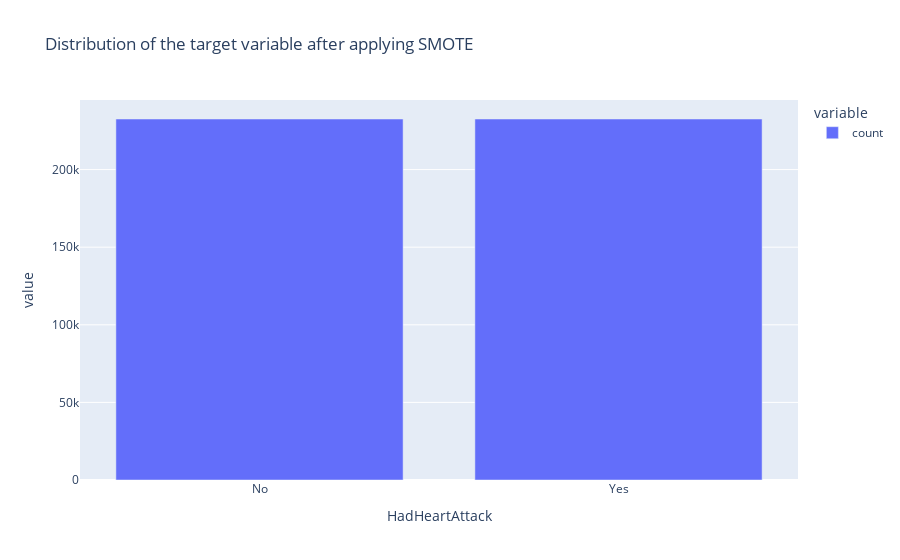
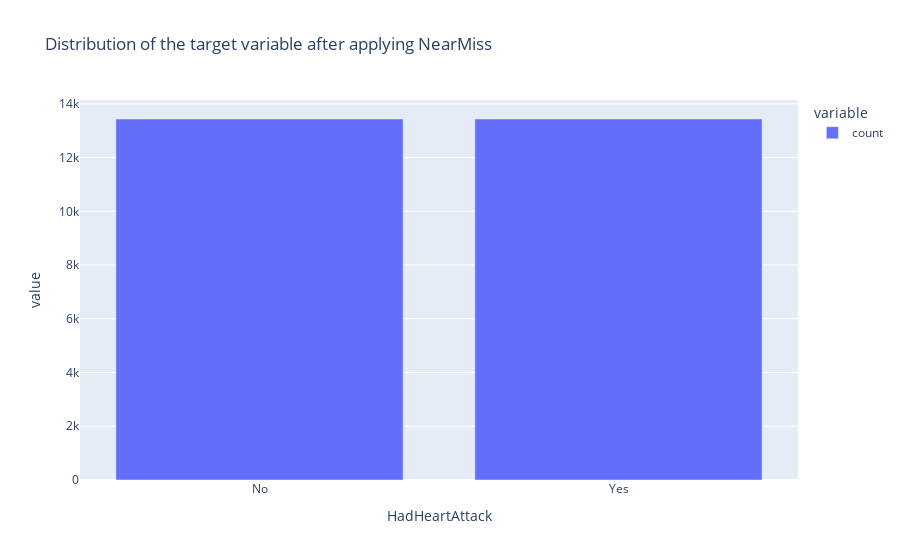

Notebook source saved alongside these figures, in order:
### Markdown cell above
## Handling Imbalanced Data

### Code cell
# use SMOTE / Nearmiss to balance the dataset
from imblearn.over_sampling import SMOTE
from imblearn.under_sampling import NearMiss

# apply SMOTE
smote = SMOTE(sampling_strategy='minority')
X_sm, y_sm = smote.fit_resample(X, y)

# apply NearMiss
nm = NearMiss()
X_nm, y_nm = nm.fit_resample(X, y)

plt = px.bar(y_sm.value_counts(), title='Distribution of the target variable after applying SMOTE')
plt.show()

plt = px.bar(y_nm.value_counts(), title='Distribution of the target variable after applying NearMiss')
plt.show()

### Figure 1 — Plotly figure (JSON) as saved in the notebook; plotly's stock layout.template omitted (floating-point values rounded to 4 significant figures)
{"data": [{"alignmentgroup": "True", "hovertemplate": "variable=count<br>HadHeartAttack=%{x}<br>value=%{y}<extra></extra>", "legendgroup": "count", "marker": {"color": "#636efa", "pattern": {"shape": ""}}, "name": "count", "offsetgroup": "count", "orientation": "v", "showlegend": true, "textposition": "auto", "type": "bar", "x": ["No", "Yes"], "xaxis": "x", "y": [232587, 232587], "yaxis": "y"}], "layout": {"barmode": "relative", "legend": {"title": {"text": "variable"}, "tracegroupgap": 0}, "title": {"text": "Distribution of the target variable after applying SMOTE"}, "xaxis": {"anchor": "y", "domain": [0, 1], "title": {"text": "HadHeartAttack"}}, "yaxis": {"anchor": "x", "domain": [0, 1], "title": {"text": "value"}}}}

### Figure 2 — Plotly figure (JSON) as saved in the notebook; plotly's stock layout.template omitted (floating-point values rounded to 4 significant figures)
{"data": [{"alignmentgroup": "True", "hovertemplate": "variable=count<br>HadHeartAttack=%{x}<br>value=%{y}<extra></extra>", "legendgroup": "count", "marker": {"color": "#636efa", "pattern": {"shape": ""}}, "name": "count", "offsetgroup": "count", "orientation": "v", "showlegend": true, "textposition": "auto", "type": "bar", "x": ["No", "Yes"], "xaxis": "x", "y": [13435, 13435], "yaxis": "y"}], "layout": {"barmode": "relative", "legend": {"title": {"text": "variable"}, "tracegroupgap": 0}, "title": {"text": "Distribution of the target variable after applying NearMiss"}, "xaxis": {"anchor": "y", "domain": [0, 1], "title": {"text": "HadHeartAttack"}}, "yaxis": {"anchor": "x", "domain": [0, 1], "title": {"text": "value"}}}}
